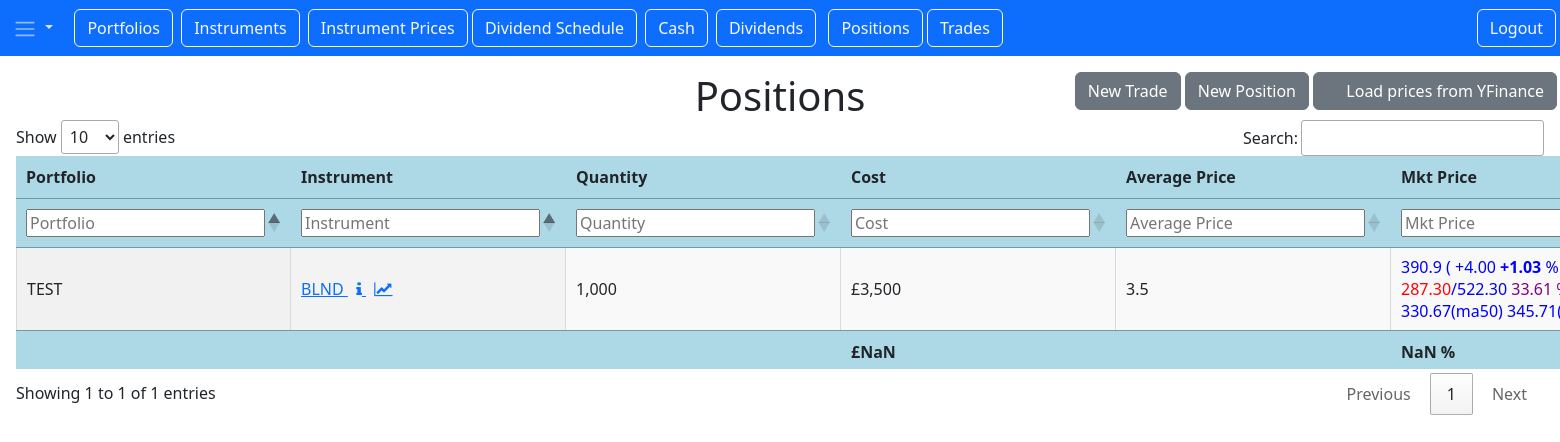
Page /pos/positions (signed in) on the committed database.
### position/models.py (models this page shows)
class Position(models.Model):
    id = models.AutoField(primary_key=True)
    quantity = models.DecimalField(max_digits=12, decimal_places=0)
    cost = models.DecimalField(max_digits=12, decimal_places=2)
    avg_price = models.DecimalField(max_digits=12, decimal_places=2)
    pnl = models.DecimalField(max_digits=12, decimal_places=2, default=0)
    notes = models.CharField(max_length=100, unique=False)
    created_on = models.DateTimeField(auto_now_add=True)
    updated_on = models.DateTimeField(auto_now=True)
    portfolio = models.ForeignKey(Portfolio, on_delete=models.CASCADE)
    instrument = models.ForeignKey(Instrument, on_delete=models.CASCADE)
    user = models.ForeignKey(User, null=True, on_delete=models.SET_NULL)
    div_payment_per_share = 0
    div_payment_per_share_pcnt = 0  # pcnt of mkt price
    div_payment_per_share_pcnt_of_cost = 0
    div_ytd = 0
    div_ytd_pcnt_of_cost = 0
    div_last = 0
    div_prev = 0
    year = 0
    position_value = 0
    value_change = 0
    unrealised_pnl = 0
    unrealised_pnl_pct = 0 # as %age of cost
    instrument_price = None # manual join to instrument price table
    dividend_schedule = None
    class Meta:
        db_table = "app_position"
        unique_together = [["portfolio", "instrument"]]
        indexes = [
            models.Index(fields=["portfolio", "instrument"]),
        ]

### portfolio/models.py (models this page shows)
class Portfolio(models.Model):
    id = models.AutoField(primary_key=True)
    name = models.CharField(max_length=10, unique=True)
    description = models.CharField(max_length= 100, unique=False)
    created_on = models.DateTimeField(auto_now_add=True)
    updated_on = models.DateTimeField(auto_now=True)
    class Meta:
        db_table = "app_portfolio"
        ordering = ('name',)
    def __str__(self):
        return f"{self.name}"

### instrument/models.py (models this page shows)
class Instrument(models.Model):
    id = models.AutoField(primary_key=True)
    code = models.CharField(max_length=10, unique=True, blank=False)
    sedol =  models.CharField(max_length =10, unique=False)
    alt_code = models.CharField(max_length=10, unique=False, default='')
    description = models.CharField(max_length=100, unique=False)
    price_source = models.CharField(max_length=20, unique=False)
    price_source_code = models.CharField(max_length=10, default='')
    dividend_info_link = models.URLField(null=False, default='')
    company_link = models.URLField(null=False, default='')
    sector = models.CharField(max_length=20, unique=False, default='')
    dividend_frequency = models.IntegerField(unique=False, default=2)
    created_on = models.DateTimeField(auto_now_add=True)
    updated_on = models.DateTimeField(auto_now=True)
    user = models.ForeignKey(User, null=True, on_delete=models.SET_NULL)
    yahoo_chart = ''
    yahoo_info = ''
    class Meta:
        db_table = "app_instrument"
        ordering = ('code',)
    def __str__(self):
        return f"{self.code}"

### position/views.py (the view)
# urls.py: path('positions', views.PositionListView.as_view(), name='position.list'),
class PositionListView(LoginRequiredMixin, ListView):
    model = Position
    context_object_name = "positions"
    template_name = 'position_list.html'
    login_url = "/login"
    def get_context_data(self, *args, **kwargs):
        context = super(PositionListView, self).get_context_data(*args, **kwargs)
        context['year'] = datetime.now().year
        context['last_year'] = datetime.now().year - 1
        context['prev_year'] = datetime.now().year - 2
        return context
    def get_queryset(self):
        qs = Position.objects.select_related('instrument').all()
        divRepo = DividendRepository()
        divRepo.get_dividends_by_inst_year()
        ds_qs = (DividendSchedule.objects.all().order_by('ex_div_date').values()
                 )
        ex_div_lookup = {item['instrument_id']: item for item in ds_qs}
        ip_qs = InstrumentPrice.objects.all().values()
        price_lookup = {item['instrument_id']: item for item in ip_qs}
        new_qs = []
        for item in qs:
            item.year,item.div_ytd = divRepo.get_dividend_total(item.portfolio_id, item.instrument_id, "YTD")
            _,item.div_last = divRepo.get_dividend_total(item.portfolio_id, item.instrument_id, "LAST")
            _,item.div_prev = divRepo.get_dividend_total(item.portfolio_id, item.instrument_id, "PREV")
            if item.cost != 0:
                item.div_ytd_pcnt_of_cost = 100 * item.div_ytd / item.cost
            item.dividend_schedule = ex_div_lookup[item.instrument_id] \
                if item.instrument_id in ex_div_lookup else None
            item.instrument_price = price_lookup[item.instrument_id] \
                if item.instrument_id in price_lookup else None
            mkt_price = price_lookup[item.instrument_id]['price'] \
                if item.instrument_id in price_lookup else ''
            change = price_lookup[item.instrument_id]['change'] \
                if item.instrument_id in price_lookup else ''
            item.position_value = (decimal.Decimal(mkt_price) * item.quantity) / 100 if mkt_price != '' else 0
            item.value_change = item.quantity * decimal.Decimal(change) / 100\
                if change != '' and item.quantity != 0 else 0
            item.unrealised_pnl = item.position_value - item.cost
            item.unrealised_pnl_pct = 100 * (item.unrealised_pnl / item.cost) if item.cost != 0 else 0
            div_payment_per_share = ex_div_lookup[item.instrument_id]['payment'] \
                if item.instrument_id in ex_div_lookup else 0
            if mkt_price != '' and mkt_price != '0':
                item.div_payment_per_share_pcnt = 10000.0 * float(div_payment_per_share) / float(mkt_price)
            if item.avg_price != '' and item.avg_price != decimal.Decimal(0):
                item.div_payment_per_share_pcnt_of_cost = decimal.Decimal(10000.0) * div_payment_per_share / item.avg_price
            new_qs.append(item)
        return new_qs

### dividends/models.py (called while the page is built)
    @staticmethod
    def format_inst_year_key(portfolio_id, instrument_id, year):
        return f"{portfolio_id}-{instrument_id}-{year}"

    def get_dividends_by_inst_year(self):
        self.divs_qs = (Dividend.objects.annotate(year=ExtractYear('payment_date'))
                                          .values('portfolio_id','instrument_id', 'year')
                        .annotate(total_amount=Sum('amount')))
        self.div_year_lookup = {Dividend.format_inst_year_key(div['portfolio_id'], div['instrument_id'], div['year'])
                                : div['total_amount'] for div in self.divs_qs}
        return self.div_year_lookup

    def get_dividend_total(self, portfolio_id, instrument_id, year_code="YTD"):
        year = datetime.now().year
        if year_code == 'LAST':
            year = year - 1
        elif year_code == 'PREV':
            year = year - 2
        key = Dividend.format_inst_year_key(portfolio_id, instrument_id, year)
        return (year,self.div_year_lookup[key] if key in self.div_year_lookup else 0)

### position/templates/position_list.html (shortened to what this page needs)
{% extends "base.html" %}
{% load humanize %}
{% block content %}
    <h1 class="my5">Positions</h1>
    <span class="mr-0">
    <a href="{% url 'trade.new' %}" class="btn btn-secondary">New Trade</a>
    <a href="{% url 'position.new' %}" class="btn btn-secondary">New Position</a>
    <a href="{% url 'positions.loadYfin' %}" class="btn btn-secondary"
       onclick="startSpinner()">
        Load prices from YFinance</a>
    </span>
    <table id="datatable1" class="display stripe cell-border"
           style="width:100%" searching="true">
    <thead>
        <tr>
            <th>Portfolio</th>
            <th>Instrument</th>
            <th>Quantity</th>
            <th>Cost</th>
            <th>Average Price</th>
            <th>Mkt Price</th>
        </tr>
        <tr>
            <th>Portfolio</th>
            <th>Instrument</th>
            <th>Quantity</th>
            <th>Cost</th>
            <th>Average Price</th>
            <th>Mkt Price</th>
        </tr>
    </thead>
        <tbody>
            {% for row in positions %}
            <tr>
                <td>{{row.portfolio}}</td>
                <td>
                    <a href="{% url 'trade_by_portfolio_and_inst.list' portfolio=row.portfolio instrument=row.instrument %}"
                       class="test-dark text-decoration-non">
                        {{ row.instrument }}
                    </a>
                    {% if row.instrument.price_source_code != '' %}
                        <a href="https://uk.finance.yahoo.com/quote/{{row.instrument.price_source_code}}">
                            <i class="fa fa-info"></i>
                        </a>&nbsp;
                        <a href="https://uk.finance.yahoo.com/chart/{{row.instrument.price_source_code}}">
                            <i class="fa fa-line-chart"></i>
                        </a>
                    {% endif %}
                </td>
                <td>{{row.quantity |intcomma}}</td>
                <td>£{{row.cost.normalize |intcomma}}</td>
                <td>{{row.avg_price.normalize |intcomma}}</td>
                <td {% if row.instrument_price.change < 0 %} style="color: red;"
                          {% else %}style="color: blue;"
                          {% endif %}>
                {{row.instrument_price.price.normalize |intcomma}}
                {% if row.instrument_price.price != NaN %}({% endif %}
                {% if row.instrument_price.change > 0 %}+{% endif %}{{row.instrument_price.change.normalize |floatformat:2}}
                <b>{% if row.instrument_price.change_percent > 0 %}+{% endif %}{{row.instrument_price.change_percent.normalize |floatformat:2}}</b>
                {% if row.instrument_price.price != NaN %}% ){% endif %}
                {% if row.instrument_price.price != NaN %}
                <span style="color: red;">{{row.instrument_price.year_low.normalize |floatformat:2}}</span>/<span style="color: blue;">{{row.instrument_price.year_high.normalize |floatformat:2}}</span>
                <span style="color: purple;">{{row.instrument_price.pcnt_from_year_high }} %</span>
                <span {% if row.instrument_price.price < row.instrument_price.ma50 %} style="color: red;"
                          {% else %}style="color: blue;"
                          {% endif %}>
                {{row.instrument_price.ma50 |floatformat:2}}(ma50)</span>
                <span {% if row.instrument_price.price < row.instrument_price.ma200 %} style="color: red;"
                          {% else %}style="color: blue;"
                          {% endif %}>
                {{row.instrument_price.ma200 |floatformat:2}}(ma200) {% if row.instrument_price.ma50 > row.instrument_price.ma200 %}*{% endif %}
                </span>
                {% endif %}
                </td>
            </tr>
            {% endfor %}
        </tbody>
        <tfoot>
        <tr>
            <th></th>
            <th id="instrument_filter"></th>
            <th></th>
            <th></th>
            <th></th>
            <th></th>
        </tr>
        </tfoot>
    </table>
{% endblock %}

### static/styles.css (style rules this page uses)
.mr-0 { position: absolute; right: 3; }
th { white-space: nowrap; background-color: lightblue; }
h1, h2 { display: inline; }

### rows in the picture
Position: portfolio "TEST", instrument "BLND", quantity "1,000", cost.normalize "3,500", avg_price.normalize "3.5", instrument_price.price.normalize "390.9", instrument_price.change.normalize "4.00", instrument_price.change_percent.normalize "1.03", instrument_price.year_low.normalize "287.30", instrument_price.year_high.normalize "522.30", instrument_price.pcnt_from_year_high "33.61", instrument_price.ma50 "330.67", instrument_price.ma200 "345.71"
